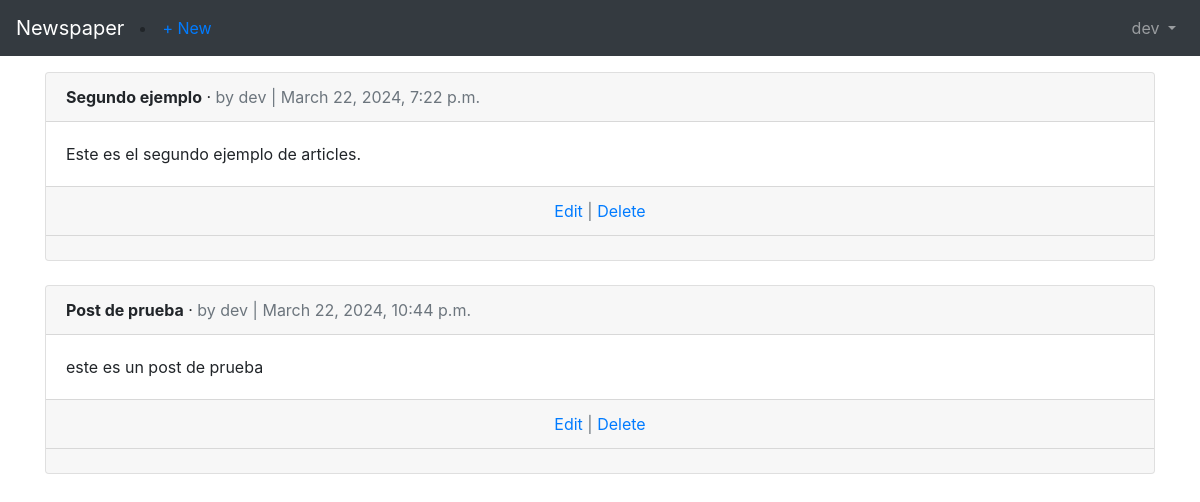
The page /articles/ (signed in) on the database as committed earlier.
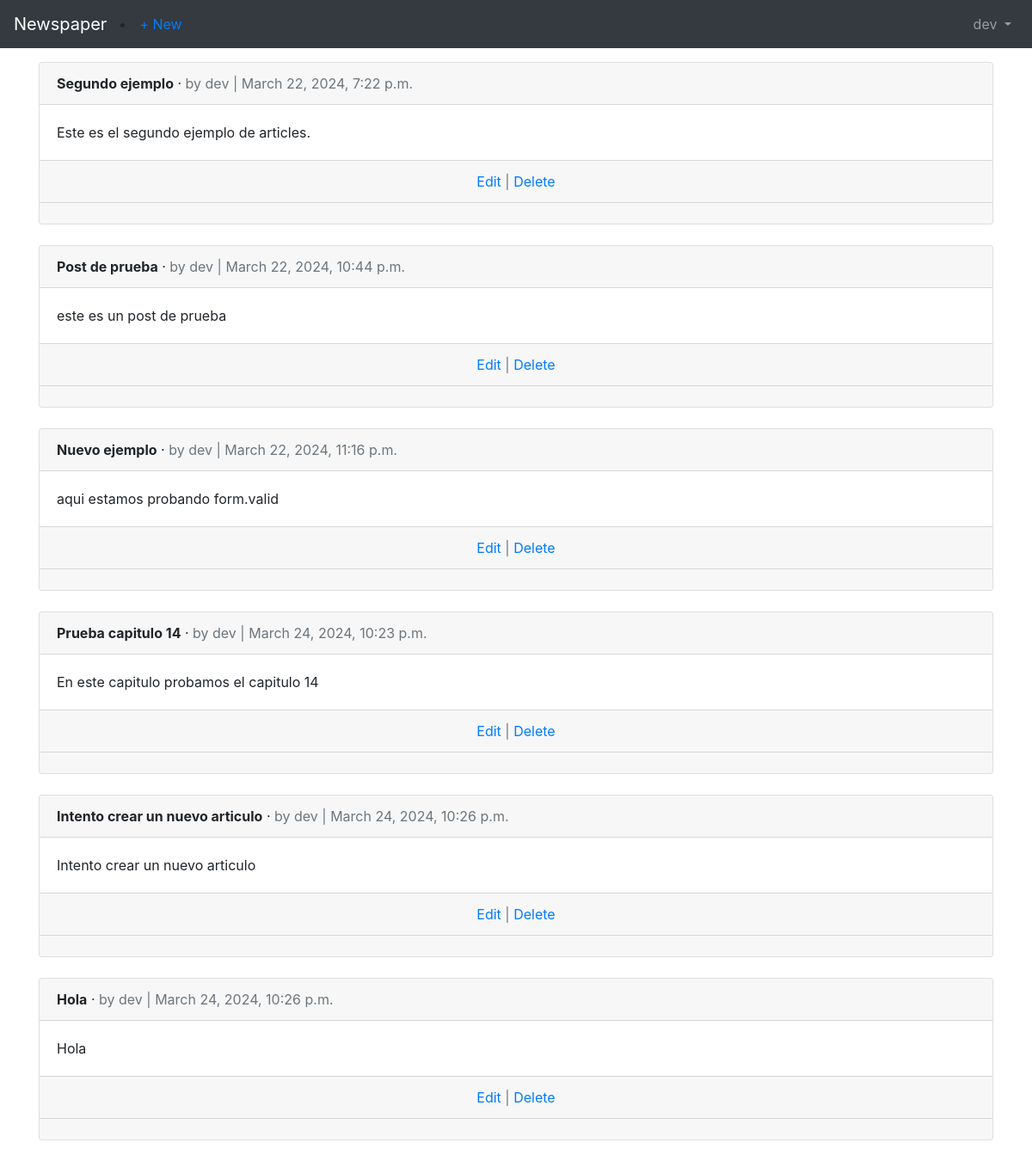
The same page on the database as committed later.
### users/models.py (models this page shows)
class CustomUser(AbstractUser):
  age = models.PositiveIntegerField(null=True, blank=True)

### articles/models.py (models this page shows, shortened)
class Article(models.Model):
  title = models.CharField(max_length=255)
  body = models.TextField()
  date = models.DateTimeField(auto_now_add=True)
  author = models.ForeignKey(
          get_user_model(),
          on_delete=models.CASCADE,
      )

### articles/views.py (the view)
# urls.py: path('', ArticleListView.as_view(), name='article_list'),
class ArticleListView(LoginRequiredMixin, ListView):
  model = Article
  template_name = 'article_list.html'
  login_url = 'login'

### templates/article_list.html (shortened to what this page needs)
{% extends 'base.html' %}
{% block content %}
  {% for article in object_list %}
  <div class="card">
    <div class="card-header">
      <span class="font-weight-bold">{{ article.title }}</span> &middot;
      <span class="text-muted">by {{ article.author }} |
        {{ article.date }}</span>
    </div>
    <div class="card-body">
      {{ article.body }}
    </div>
    <div class="card-footer text-center text-muted">
      <a href="{% url 'article_edit' article.pk %}">Edit</a> |
      <a href="{% url 'article_delete' article.pk %}">Delete</a>
    </div>
    <div class="card-footer">
    </div>
  </div>
  <br />
  {% endfor %}
{% endblock %}

### templates/base.html (shortened to what this page needs)
<!doctype html>
<html lang="en">
<head>
    <link rel="stylesheet" href="https://cdn.jsdelivr.net/npm/bootstrap@4.1.3/dist/css/bootstrap.min.css"
>
</head>
<body>
<nav class="navbar navbar-expand-md navbar-dark bg-dark mb-3">
    <a class="navbar-brand" href="{% url 'home' %}">Newspaper</a>
    <li class="nav-item"><a href="{% url 'article_new' %}">+ New</a></li>
    <div class="collapse navbar-collapse" id="navbarCollapse">
        {% if user.is_authenticated %}
        <ul class="navbar-nav ml-auto">
            <li class="nav-item">
                <a class="nav-link dropdown-toggle" href="#" id="userMenu" data-toggle="dropdown" aria-haspopup="true" aria-expanded="false">
                    {{ user.username }}
                </a>
            </li>
        </ul>
        {% else %}
        <form class="form-inline ml-auto">
            <a href="{% url 'login' %}" class="btn btn-outline-secondary"> Log In</a>
            <a href="{% url 'signup' %}" class="btn btn-primary ml-2"> Sign up</a>
        </form>
        {% endif %}
    </div>
</nav>
<div class="container">
    {% block content %}
    {% endblock content %}
</div>

Rows that differ between the two databases and show on the page:
added Article: title "Nuevo ejemplo", author "dev", date "March 22, 2024, 11:16 p.m.", body "aqui estamos probando form.valid"
added Article: title "Prueba capitulo 14", author "dev", date "March 24, 2024, 10:23 p.m.", body "En este capitulo probamos el capitulo 14"
added Article: title "Intento crear un nuevo articulo", author "dev", date "March 24, 2024, 10:26 p.m.", body "Intento crear un nuevo articulo"
added Article: title "Hola", author "dev", date "March 24, 2024, 10:26 p.m.", body "Hola"
